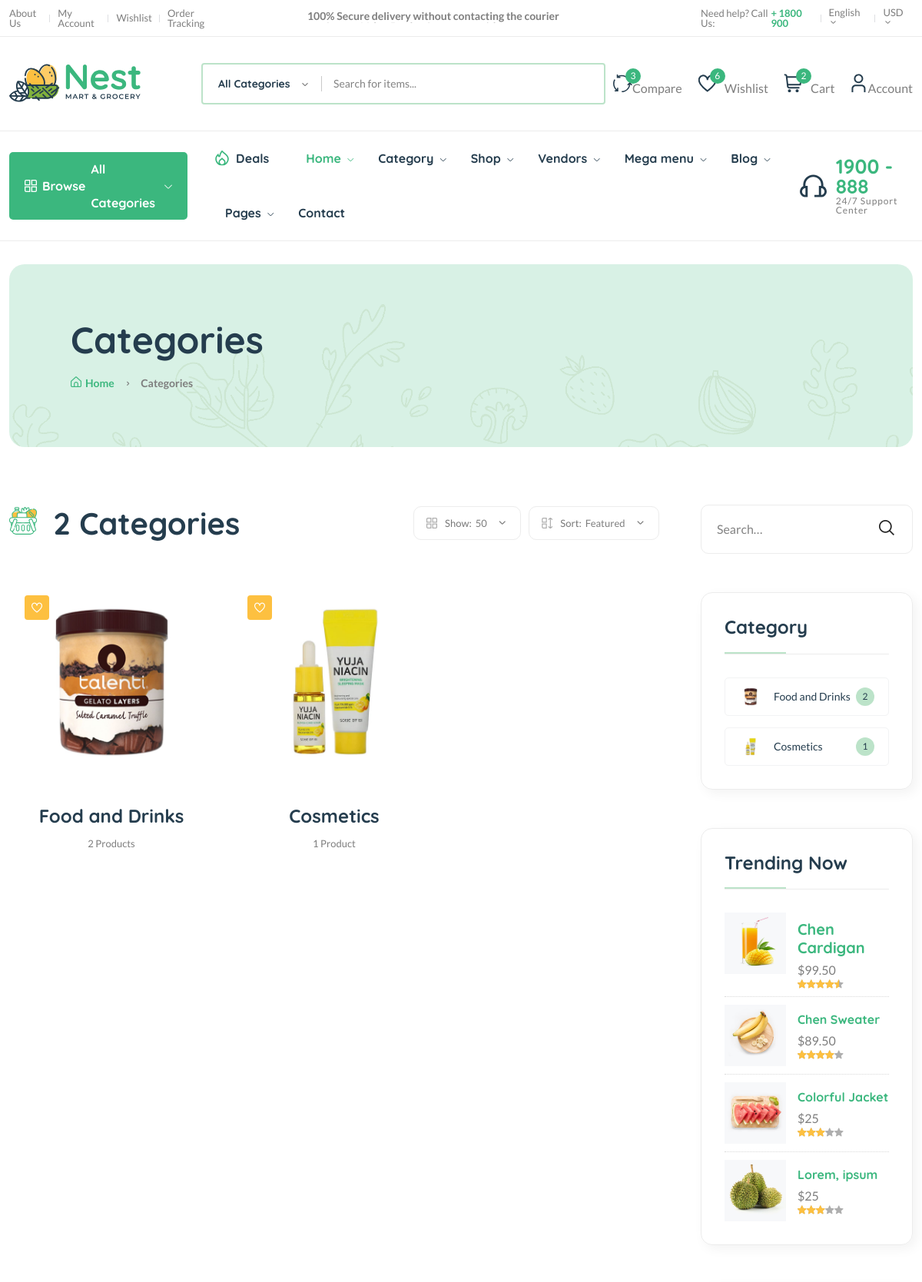
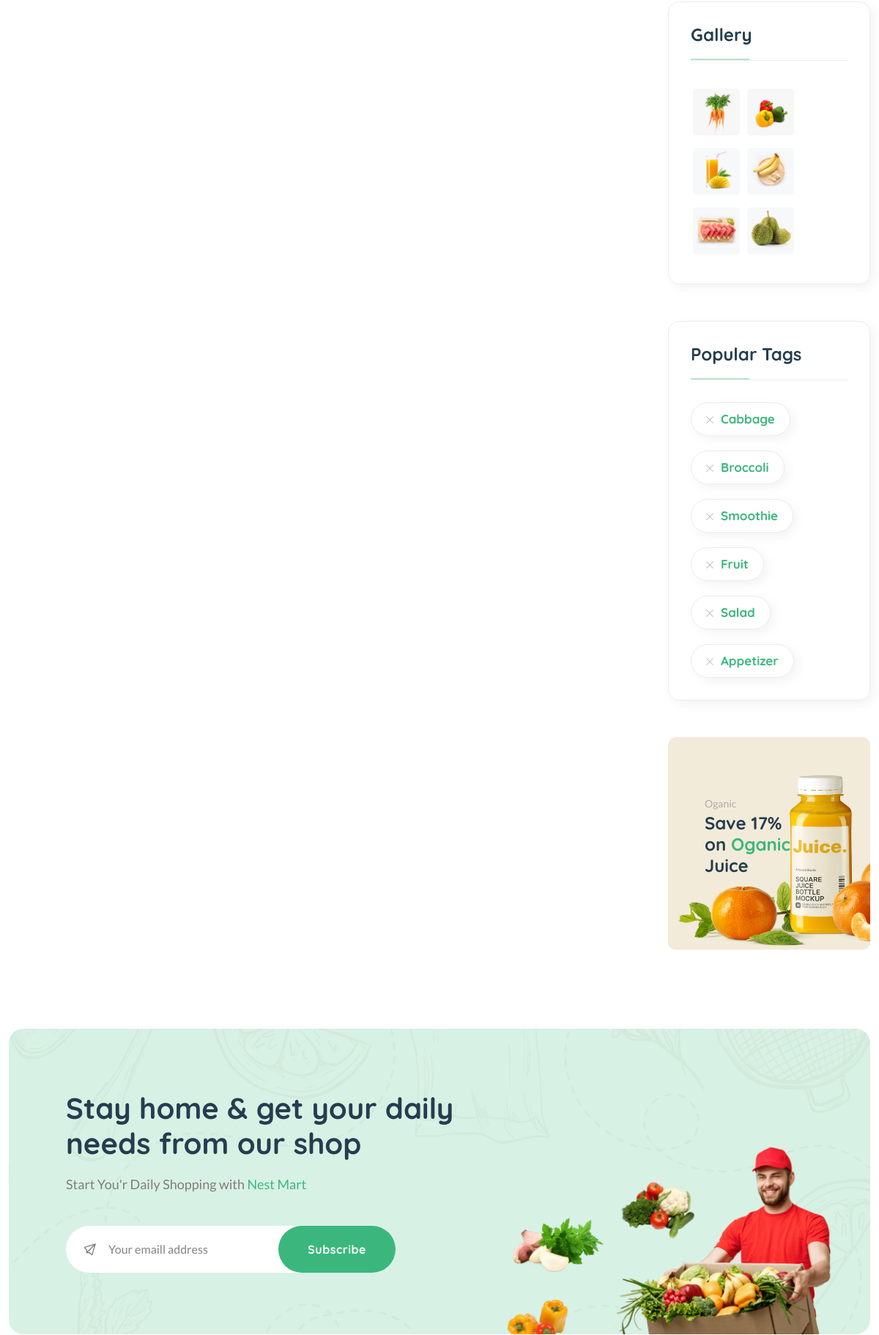
The page /category/ (upper part) on the database its author committed (2 pictures, top to bottom).
### core/models.py (models this page shows, shortened)
class Category(models.Model):
    c_id = ShortUUIDField(unique=True,
                          length=10,
                          max_length=20,
                          prefix="cat",
                          alphabet="abcdefgh12345")
    title = models.CharField(max_length = 100, default = "Food and Drinks")# Title, heading
    image = models.ImageField(upload_to="category", default = "category.jpg")
    class Meta:
        verbose_name_plural = "Categories" # Categorys
    def __str__(self):
        return self.title

### core/views.py (the view)
# urls.py: path("category/", category_list_view, name = "category-list"),
def category_list_view(request):
    categories = Category.objects.all()
    context = {
        "categories": categories,
    }
    return render(request, 'core/category-list.html', context)

### core/context_processor.py (called while the page is built)
def default(request):
    categories = Category.objects.all()
    return {
        'categories': categories,
    }

### templates/core/category-list.html (shortened to what this page needs)
{% extends 'partials/base.html' %}
{% block content %}
{% load static %}
    <main class="main">
        <div class="page-header mt-30 mb-75">
            <div class="container">
                <div class="archive-header">
                    <div class="row align-items-center">
                        <div class="col-xl-3">
                            <h1 class="mb-15">Categories</h1>
                            <div class="breadcrumb">
                                <a href="index.html" rel="nofollow"><i class="fi-rs-home mr-5"></i>Home</a>
                                <span></span> Categories
                            </div>
                        </div>
                    </div>
                </div>
            </div>
        </div>
        <div class="page-content mb-50">
            <div class="container">
                <div class="row">
                    <div class="col-lg-9">
                        <div class="shop-product-fillter mb-50 pr-30">
                            <div class="totall-product">
                                <h2>
                                    <img class="w-36px mr-10" src="assets/imgs/theme/icons/category-1.svg" alt="" />
                                    {{categories.count}} Categories
                                </h2>
                            </div>
                            <div class="sort-by-product-area">
                                <div class="sort-by-cover mr-10">
                                    <div class="sort-by-product-wrap">
                                        <div class="sort-by">
                                            <span><i class="fi-rs-apps"></i>Show:</span>
                                        </div>
                                        <div class="sort-by-dropdown-wrap">
                                            <span> 50 <i class="fi-rs-angle-small-down"></i></span>
                                        </div>
                                    </div>
                                </div>
                                <div class="sort-by-cover">
                                    <div class="sort-by-product-wrap">
                                        <div class="sort-by">
                                            <span><i class="fi-rs-apps-sort"></i>Sort:</span>
                                        </div>
                                        <div class="sort-by-dropdown-wrap">
                                            <span>Featured <i class="fi-rs-angle-small-down"></i></span>
                                        </div>
                                    </div>
                                </div>
                            </div>
                        </div>
                        <div class="loop-grid pr-30">
                            <div class="row">
                                {% for cat in categories%}
                                <article class="col-xl-4 col-lg-6 col-md-6 text-center hover-up mb-30 animated">
                                    <div class="post-thumb">
                                        <a href="{% url 'core:category-product-list' cat.c_id %}">
                                            <img class="border-radius-15" src="{{ cat.image.url }}" alt="" />
                                        </a>
                                        <div class="entry-meta">
                                            <a class="entry-meta meta-2" href="blog-category-grid.html"><i class="fi-rs-heart"></i></a>
                                        </div>
                                    </div>
                                    <div class="entry-content-2">
                                        <h4 class="post-title mb-15">
                                            <a href="{% url 'core:category-product-list' cat.c_id %}">{{ cat }}</a>
                                        </h4>
                                        <div class="entry-meta font-xs color-grey mt-10 pb-10">
                                            <div>
                                                <span class="hit-count">{{cat.category.count}} Product{{cat.category.count|pluralize:"s"}}</span>
                                            </div>
                                        </div>
                                    </div>
                                </article>
                                {% endfor %}
                            </div>
                        </div>
                    </div>
                    <div class="col-lg-3 primary-sidebar sticky-sidebar">
                        <div class="widget-area">
                            <div class="sidebar-widget-2 widget_search mb-50">
                                <div class="search-form">
                                    <form action="#">
                                        <input type="text" placeholder="Search…" />
                                        <button type="submit"><i class="fi-rs-search"></i></button>
                                    </form>
                                </div>
                            </div>
                            <div class="sidebar-widget widget-category-2 mb-50">
                                <h5 class="section-title style-1 mb-30">Category</h5>
                                <ul>
                                    {% for cat in categories %}
                                    <li>
                                        <a href="shop-grid-right.html">
                                            <img src="{{cat.image.url}}" alt="" />{{cat.title}}
                                        </a>
                                        <span class="count">{{cat.category.count}}
                                        </span>
                                    </li>
                                    {% endfor %}
                                </ul>
                            </div>
                            <div class="sidebar-widget product-sidebar mb-50 p-30 bg-grey border-radius-10">
                                <h5 class="section-title style-1 mb-30">Trending Now</h5>
                                <div class="single-post clearfix">
                                    <div class="image">
                                        <img src="assets/imgs/shop/thumbnail-3.jpg" alt="#" />
                                    </div>
                                    <div class="content pt-10">
                                        <h5><a href="shop-product-detail.html">Chen Cardigan</a></h5>
                                        <p class="price mb-0 mt-5">$99.50</p>
                                        <div class="product-rate">
                                            <div class="product-rating" style="width: 90%"></div>
                                        </div>
                                    </div>
                                </div>
                                <div class="single-post clearfix">
                                    <div class="image">
                                        <img src="assets/imgs/shop/thumbnail-4.jpg" alt="#" />
                                    </div>
                                    <div class="content pt-10">
                                        <h6><a href="shop-product-detail.html">Chen Sweater</a></h6>
                                        <p class="price mb-0 mt-5">$89.50</p>
                                        <div class="product-rate">
                                            <div class="product-rating" style="width: 80%"></div>
                                        </div>
                                    </div>
                                </div>
                                <div class="single-post clearfix">
                                    <div class="image">
                                        <img src="assets/imgs/shop/thumbnail-5.jpg" alt="#" />
                                    </div>
                                    <div class="content pt-10">
                                        <h6><a href="shop-product-detail.html">Colorful Jacket</a></h6>
                                        <p class="price mb-0 mt-5">$25</p>
                                        <div class="product-rate">
                                            <div class="product-rating" style="width: 60%"></div>
                                        </div>
                                    </div>
                                </div>
                                <div class="single-post clearfix">
                                    <div class="image">
                                        <img src="assets/imgs/shop/thumbnail-6.jpg" alt="#" />
                                    </div>
                                    <div class="content pt-10">
                                        <h6><a href="shop-product-detail.html">Lorem, ipsum</a></h6>
                                        <p class="price mb-0 mt-5">$25</p>
                                        <div class="product-rate">
                                            <div class="product-rating" style="width: 60%"></div>
                                        </div>
                                    </div>
                                </div>
                            </div>
                            <div class="sidebar-widget widget_instagram mb-50">
                                <h5 class="section-title style-1 mb-30">Gallery</h5>
                                <div class="instagram-gellay">
                                    <ul class="insta-feed">
                                        <li>
                                            <a href="#"><img class="border-radius-5" src="assets/imgs/shop/thumbnail-1.jpg" alt="" /></a>
                                        </li>
                                        <li>
                                            <a href="#"><img class="border-radius-5" src="assets/imgs/shop/thumbnail-2.jpg" alt="" /></a>
                                        </li>
                                        <li>
                                            <a href="#"><img class="border-radius-5" src="assets/imgs/shop/thumbnail-3.jpg" alt="" /></a>
                                        </li>
                                        <li>
                                            <a href="#"><img class="border-radius-5" src="assets/imgs/shop/thumbnail-4.jpg" alt="" /></a>
                                        </li>
                                        <li>
                                            <a href="#"><img class="border-radius-5" src="assets/imgs/shop/thumbnail-5.jpg" alt="" /></a>
                                        </li>
                                        <li>
                                            <a href="#"><img class="border-radius-5" src="assets/imgs/shop/thumbnail-6.jpg" alt="" /></a>
                                        </li>
                                    </ul>
                                </div>
                            </div>
                            <div class="sidebar-widget widget-tags mb-50 pb-10">
                                <h5 class="section-title style-1 mb-30">Popular Tags</h5>
                                <ul class="tags-list">
                                    <li class="hover-up">
                                        <a href="blog-category-grid.html"><i class="fi-rs-cross mr-10"></i>Cabbage</a>
                                    </li>
                                    <li class="hover-up">
                                        <a href="blog-category-grid.html"><i class="fi-rs-cross mr-10"></i>Broccoli</a>
                                    </li>
                                    <li class="hover-up">
                                        <a href="blog-category-grid.html"><i class="fi-rs-cross mr-10"></i>Smoothie</a>
                                    </li>
                                    <li class="hover-up">
                                        <a href="blog-category-grid.html"><i class="fi-rs-cross mr-10"></i>Fruit</a>
                                    </li>
                                    <li class="hover-up mr-0">
                                        <a href="blog-category-grid.html"><i class="fi-rs-cross mr-10"></i>Salad</a>
                                    </li>
                                    <li class="hover-up mr-0">
                                        <a href="blog-category-grid.html"><i class="fi-rs-cross mr-10"></i>Appetizer</a>
                                    </li>
                                </ul>
                            </div>
                            <div class="banner-img wow fadeIn mb-50 animated d-lg-block d-none">
                                <img src="assets/imgs/banner/banner-11.png" alt="" />
                                <div class="banner-text">
                                    <span>Oganic</span>
                                    <h4>
                                        Save 17% <br />
                                        on <span class="text-brand">Oganic</span><br />
                                        Juice
                                    </h4>
                                </div>
                            </div>
                        </div>
                    </div>
                </div>
            </div>
        </div>
    </main>
{% endblock content %}

### rows shown on the page
Category: image (picture), title "Food and Drinks", category.count "2"
Category: image (picture), title "Cosmetics", category.count "1"

### other values the page prints
{{ categories.count }} "2"
